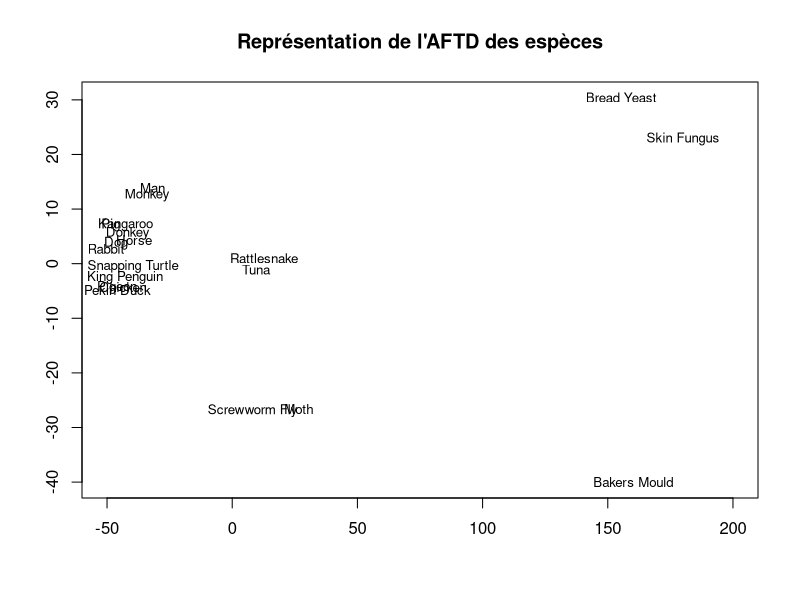
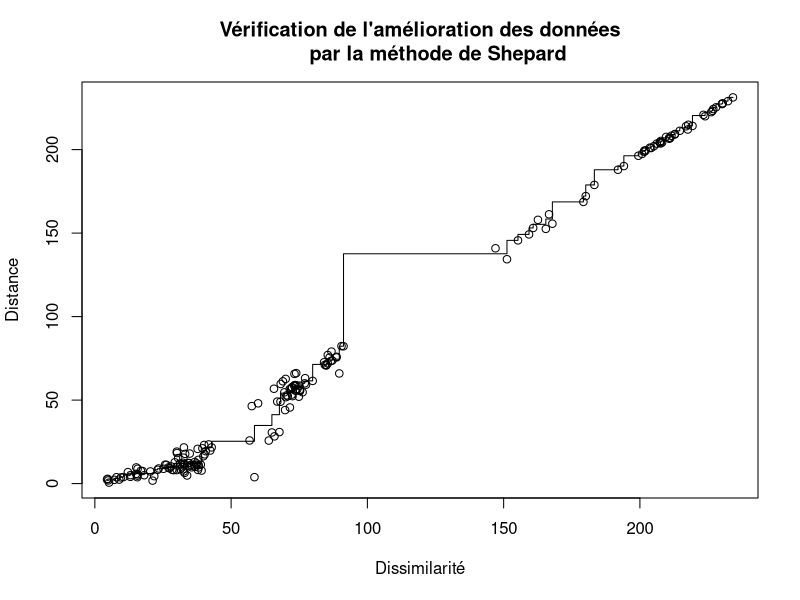

Reproduce these figures in R, in order.
M <- read.table("mutations2.txt", header = F, row.names = 1)
AFTD <- cmdscale(dist(M))
png("AFTDMutations.png", width = 600, height = 600)
plot(AFTD[,1], AFTD[,2],
     type = "n",
     main = "Représentation de l'AFTD des espèces",
     xlab = "",
     ylab = "",
     xlim = c(-50, 200))
text(AFTD[,1], AFTD[,2],
     rownames(AFTD),
     cex = 0.8)
dev.off()
cat("AFTDMutations.png sauvegardee\n")

library(MASS)
shepard <- Shepard(dist(M), cmdscale(dist(M)))
png("ShepardMutations.png", width = 600, height = 450)
plot(shepard, 
     pch = 1, 
     xlab = "Dissimilarité", 
     ylab = "Distance")
lines(shepard$x, shepard$yf, type = "S")
title("Vérification de l'amélioration des données
      par la méthode de Shepard")
dev.off()
cat("ShepardMutations.png sauvegardee\n")
